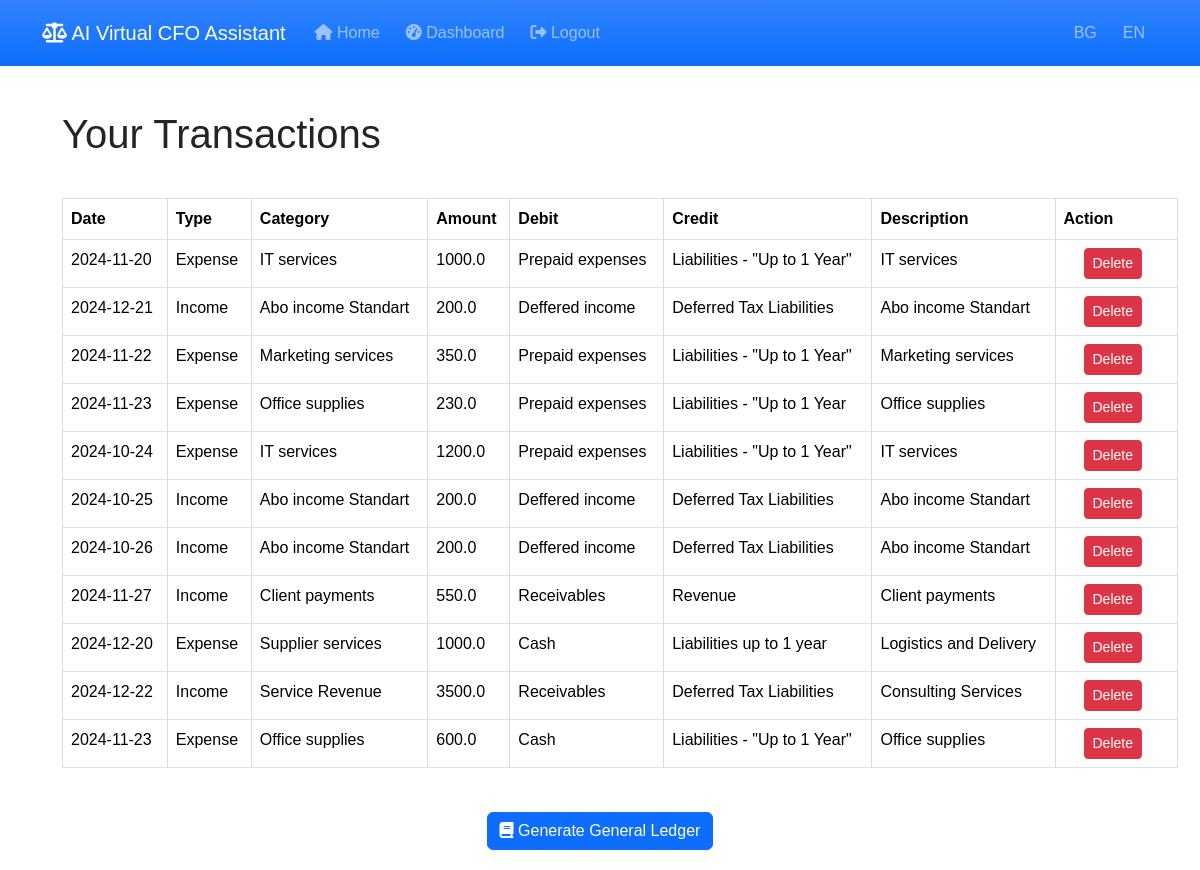
The page /user_transactions (signed in) on the database as committed earlier.
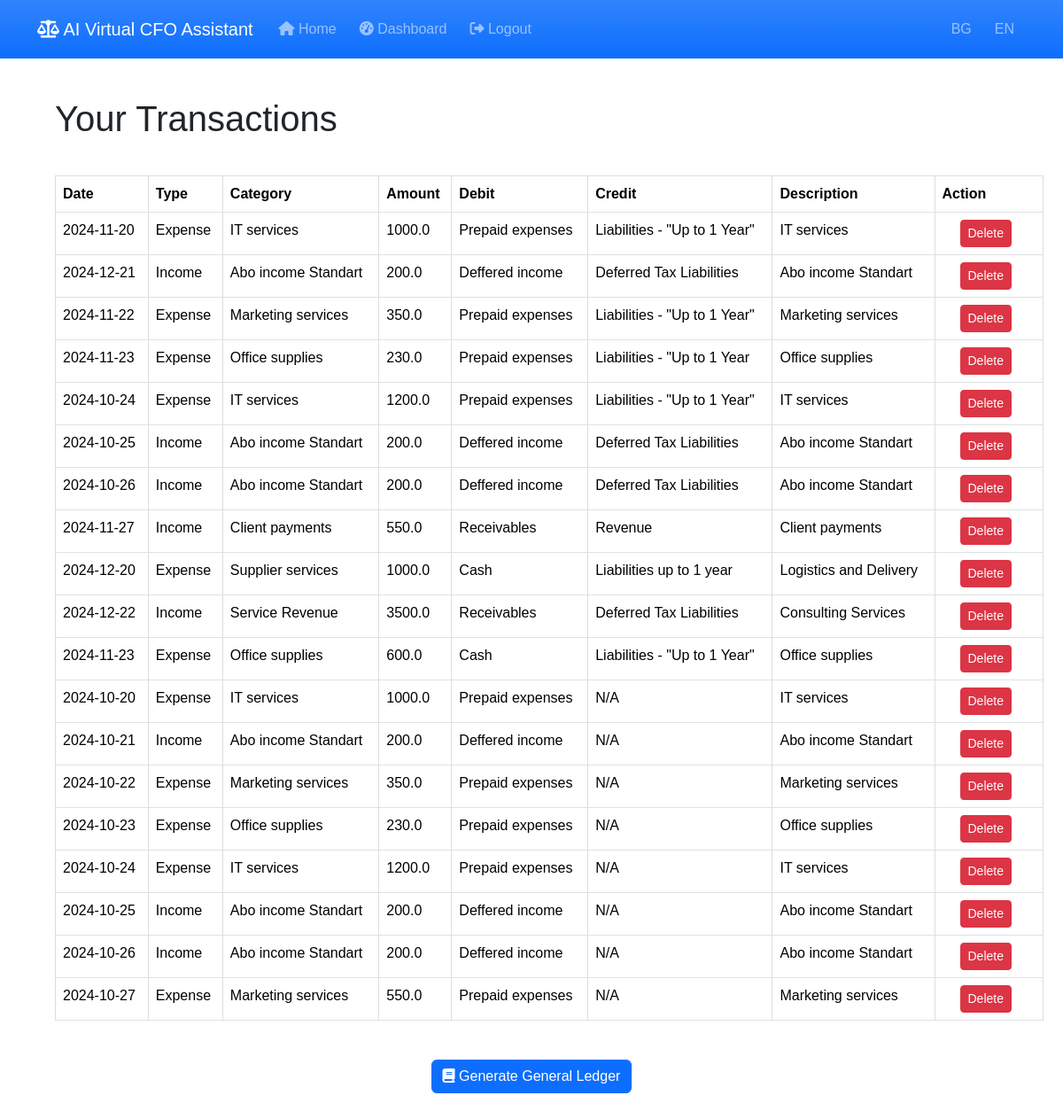
The same page on the database as committed later.
### models.py (models this page shows)
class Transaction(db.Model):
    id = db.Column(db.Integer, primary_key=True)
    date = db.Column(db.Date, nullable=False, default=date.today)
    type = db.Column(db.String(10), nullable=False)  # 'income' or 'expense'
    category = db.Column(db.String(50), nullable=False)
    income_statement_category = db.Column(db.String(100), nullable=True)  # Категория в ОПР (напр. 'Personnel expenses')
    amount = db.Column(db.Float, nullable=False)
    description = db.Column(db.String(200), nullable=True)
    account_id = db.Column(db.Integer, db.ForeignKey('account.id'), nullable=False)
    user_id = db.Column(db.Integer, db.ForeignKey('user.id'), nullable=False)
    debit = db.Column(db.String(100), nullable=True)  # New field for debit category
    credit = db.Column(db.String(100), nullable=True)

### transactions.py (the view)
@transaction.route('/user_transactions', methods=['GET'])
@login_required
def view_user_transactions():
    transactions = Transaction.query.filter_by(user_id=current_user.id).all()
    return render_template('transactions.html', transactions=transactions)

### app.py (called while the page is built)
@login_manager.user_loader
def load_user(user_id):
    return User.query.get(int(user_id))

@app.context_processor
def inject_current_year():
    return {'current_year': datetime.now().year}

### templates/transactions.html (shortened to what this page needs)
{% extends 'base.html' %}
{% block content %}
<h1>Your Transactions</h1>
{% if transactions %}
<table class="table table-bordered table-hover">
    <thead>
        <tr>
            <th>Date</th>
            <th>Type</th>
            <th>Category</th>
            <th>Amount</th>
            <th>Debit</th>
            <th>Credit</th>
            <th>Description</th>
            <th>Action</th>
        </tr>
    </thead>
    <tbody>
        {% for t in transactions %}
        <tr>
            <td>{{ t.date.strftime('%Y-%m-%d') }}</td>
            <td>{{ 'Income' if t.type == 'income' else 'Expense' }}</td>
            <td>{{ t.category }}</td>
            <td>{{ t.amount }}</td>
            <td>{{ t.debit or 'N/A' }}</td>
            <td>{{ t.credit or 'N/A' }}</td>
            <td>{{ t.description }}</td>
            <td>
                <form action="{{ url_for('transactions_blueprint.delete_transaction', transaction_id=t.id) }}" method="POST" style="display:inline;">
                    <button type="submit" class="btn btn-danger btn-sm" onclick="return confirm('Are you sure you want to delete this transaction?');">
                        Delete
                    </button>
                </form>
            </td>
        </tr>
        {% endfor %}
    </tbody>
</table>
<div class="text-center mt-4">
    <form action="{{ url_for('transactions_blueprint.generate_general_ledger') }}" method="POST">
        <button type="submit" class="btn btn-primary">
            <i class="fas fa-book"></i> Generate General Ledger
        </button>
    </form>
</div>
{% else %}
<p>You have no transactions recorded.</p>
{% endif %}
{% endblock %}

### templates/base.html (shortened to what this page needs)
<!DOCTYPE html>
<html lang="en">
<head>
    <link rel="stylesheet" href="https://cdn.jsdelivr.net/npm/bootstrap@5.3.2/dist/css/bootstrap.min.css">
    <link rel="stylesheet" href="https://cdnjs.cloudflare.com/ajax/libs/font-awesome/6.5.0/css/all.min.css">
    <link rel="stylesheet" href="{{ url_for('static', filename='styles.css') }}">
</head>
<body>
    <nav class="navbar navbar-expand-lg navbar-dark bg-primary bg-gradient">
        <div class="container">
            <a class="navbar-brand" href="{{ url_for('index') }}">
                <i class="fas fa-balance-scale"></i> {{ _('AI Virtual CFO Assistant') }}
            </a>
            <div class="collapse navbar-collapse" id="navbarNav">
                <ul class="navbar-nav me-auto">
                    <li class="nav-item">
                        <a class="nav-link" href="{{ url_for('index') }}">
                            <i class="fas fa-home"></i> {{ _('Home') }}
                        </a>
                    </li>
                    {% if current_user.is_authenticated %}
                        <li class="nav-item">
                            <a class="nav-link" href="{{ url_for('reports') }}">
                                <i class="fas fa-tachometer-alt"></i> {{ _('Dashboard') }}
                            </a>
                        </li>
                        <li class="nav-item">
                            <a class="nav-link" href="{{ url_for('auth.logout') }}">
                                <i class="fas fa-sign-out-alt"></i> {{ _('Logout') }}
                            </a>
                        </li>
                    {% endif %}
                </ul>
                <ul class="navbar-nav">
                    <li class="nav-item">
                        <a class="nav-link" href="{{ url_for('change_language', language='bg') }}">BG</a>
                    </li>
                    <li class="nav-item">
                        <a class="nav-link" href="{{ url_for('change_language', language='en') }}">EN</a>
                    </li>
                </ul>
            </div>
        </div>
    </nav>
    <div class="container mt-4">
        {% block content %}{% endblock %}
    </div>
</body>
</html>

### static/styles.css (style rules this page uses)
body { font-family: Arial, sans-serif; margin: 0; padding: 0; }
h1, h2 { padding: 20px; }
form { padding: 20px; }
table { width: 100%; border-collapse: collapse; margin: 20px; }
table, th, td { border: 1px solid #ddd; }
th, td { padding: 8px; text-align: left; }
ul { list-style-type: none; padding: 0; }
li { padding: 5px; }

Rows that differ between the two databases and show on the page:
added Transaction: date "2024-10-20", type "Expense", category "IT services", amount "1000.0", debit "Prepaid expenses", credit "N/A", description "IT services"
added Transaction: date "2024-10-21", type "Income", category "Abo income Standart", amount "200.0", debit "Deffered income", credit "N/A", description "Abo income Standart"
added Transaction: date "2024-10-22", type "Expense", category "Marketing services", amount "350.0", debit "Prepaid expenses", credit "N/A", description "Marketing services"
added Transaction: date "2024-10-23", type "Expense", category "Office supplies", amount "230.0", debit "Prepaid expenses", credit "N/A", description "Office supplies"
added Transaction: date "2024-10-24", type "Expense", category "IT services", amount "1200.0", debit "Prepaid expenses", credit "N/A", description "IT services"
added Transaction: date "2024-10-25", type "Income", category "Abo income Standart", amount "200.0", debit "Deffered income", credit "N/A", description "Abo income Standart"
added Transaction: date "2024-10-26", type "Income", category "Abo income Standart", amount "200.0", debit "Deffered income", credit "N/A", description "Abo income Standart"
added Transaction: date "2024-10-27", type "Expense", category "Marketing services", amount "550.0", debit "Prepaid expenses", credit "N/A", description "Marketing services"
